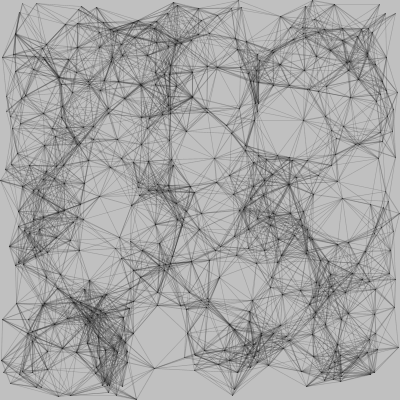
Frame 1 (no input)
Frame 60 (the mouse pressed at the canvas centre just before this capture): identical to frame 1, image omitted
Frame 120 (the mouse held since frame 60 and released just before this capture): identical to frame 1, image omitted

The Processing sketch that drew this single still picture (run headless with seeded random() and noise(); from frame 60 on, the mouse is pressed at the canvas centre):

// Processing sketch: processing_2215
// ── processing_2215.pde

PVector[] dots;
int numDots = 512;
float maxRange = 50.0f;
float minRange = 20.0f;

void setup() {
  size(400, 400);
  colorMode(RGB, 255);
  background(192);
  stroke(32, 32);
  smooth();

  dots = new PVector[numDots];

  this.setDots();
}

void draw() {
  background(192);
  for (int i=0; i<numDots; i++) {
    this.renderLines(dots[i].x, dots[i].y);
  }
}

void keyReleased() {
  this.setDots();
}

void setDots() {
  for (int i=0; i<numDots; i++) {
    dots[i] = new PVector(random(width), random(height));
  }
}

void renderLines(float x_, float y_) {
  for (int i=0; i<numDots; i++) {
    float d = dist(x_, y_, dots[i].x, dots[i].y);
    if (d<maxRange && d>minRange) {
      strokeWeight(25/d);
      line(x_, y_, dots[i].x, dots[i].y);
    }
  }
}
